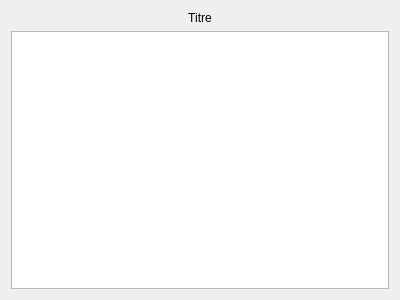
<?xml version="1.0" encoding="UTF-8"?>
<ui version="4.0">
 <class>PropsEditor</class>
 <widget class="QWidget" name="PropsEditor">
  <property name="geometry">
   <rect>
    <x>0</x>
    <y>0</y>
    <width>400</width>
    <height>300</height>
   </rect>
  </property>
  <property name="windowTitle">
   <string>PropsEditor</string>
  </property>
  <layout class="QVBoxLayout" name="verticalLayout">
   <item>
    <widget class="QLabel" name="titleLabel">
     <property name="text">
      <string>Titre</string>
     </property>
     <property name="alignment">
      <set>Qt::AlignCenter</set>
     </property>
    </widget>
   </item>
   <item>
    <widget class="QTreeView" name="treeView">
     <property name="alternatingRowColors">
      <bool>true</bool>
     </property>
     <property name="indentation">
      <number>10</number>
     </property>
     <attribute name="headerVisible">
      <bool>false</bool>
     </attribute>
     <attribute name="headerStretchLastSection">
      <bool>false</bool>
     </attribute>
    </widget>
   </item>
  </layout>
 </widget>
 <resources/>
 <connections/>
</ui>
